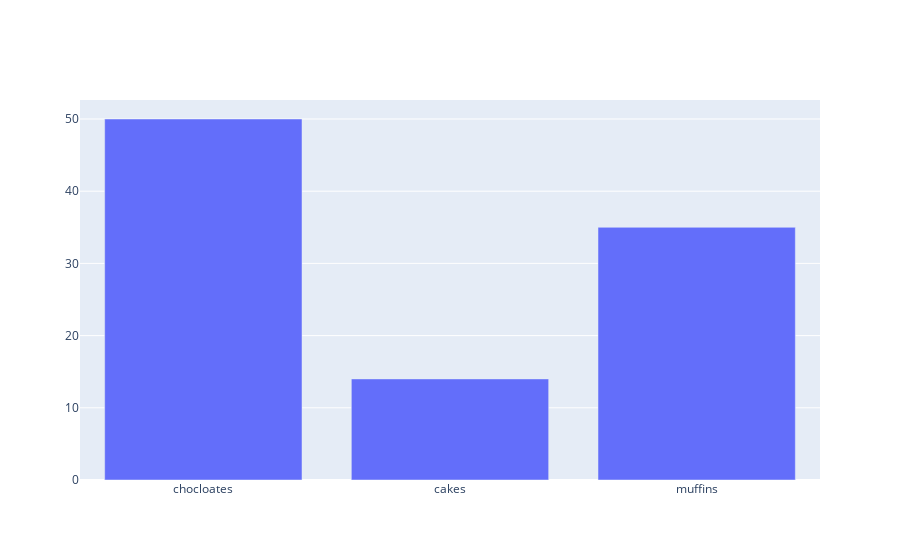

This figure's notebook cell:
### Code cell
data =  data

offline.iplot(data)

### Figure 1 — Plotly figure (JSON) as saved in the notebook; plotly's stock layout.template omitted (floating-point values rounded to 4 significant figures)
{"data": [{"type": "bar", "x": ["chocloates", "cakes", "muffins"], "y": [50, 14, 35]}], "layout": {}}
